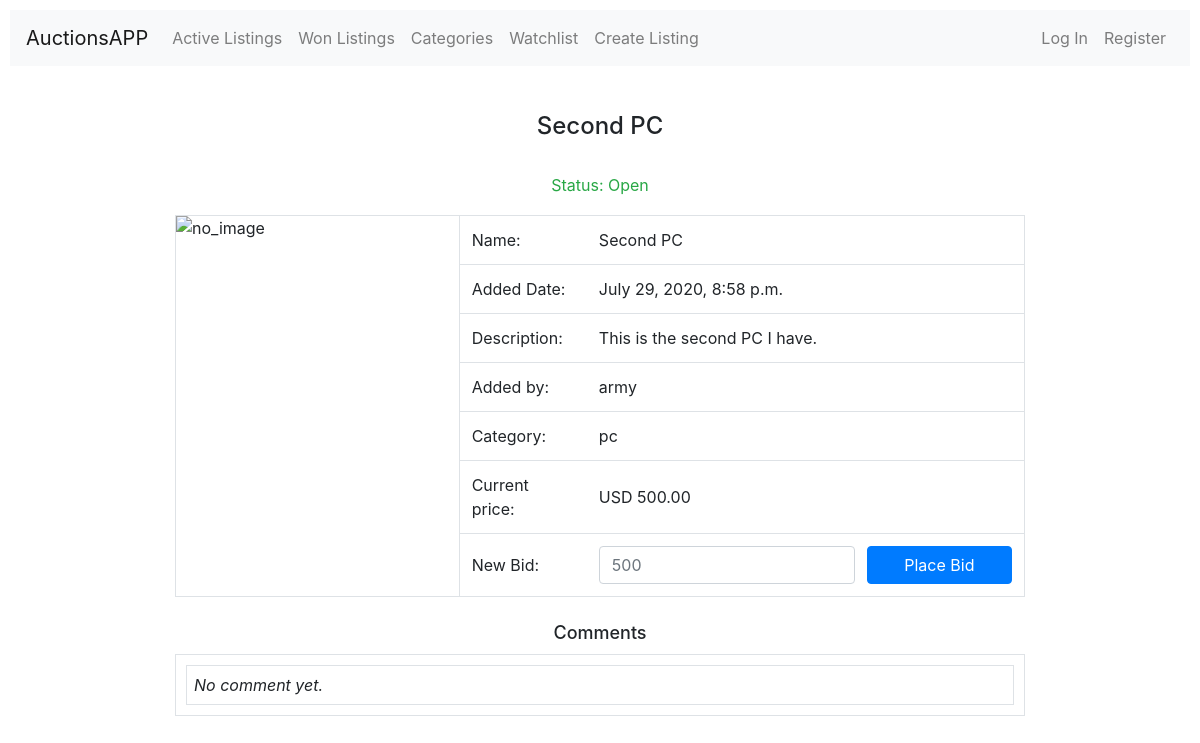
Page /listing/13/ on the earlier database version.
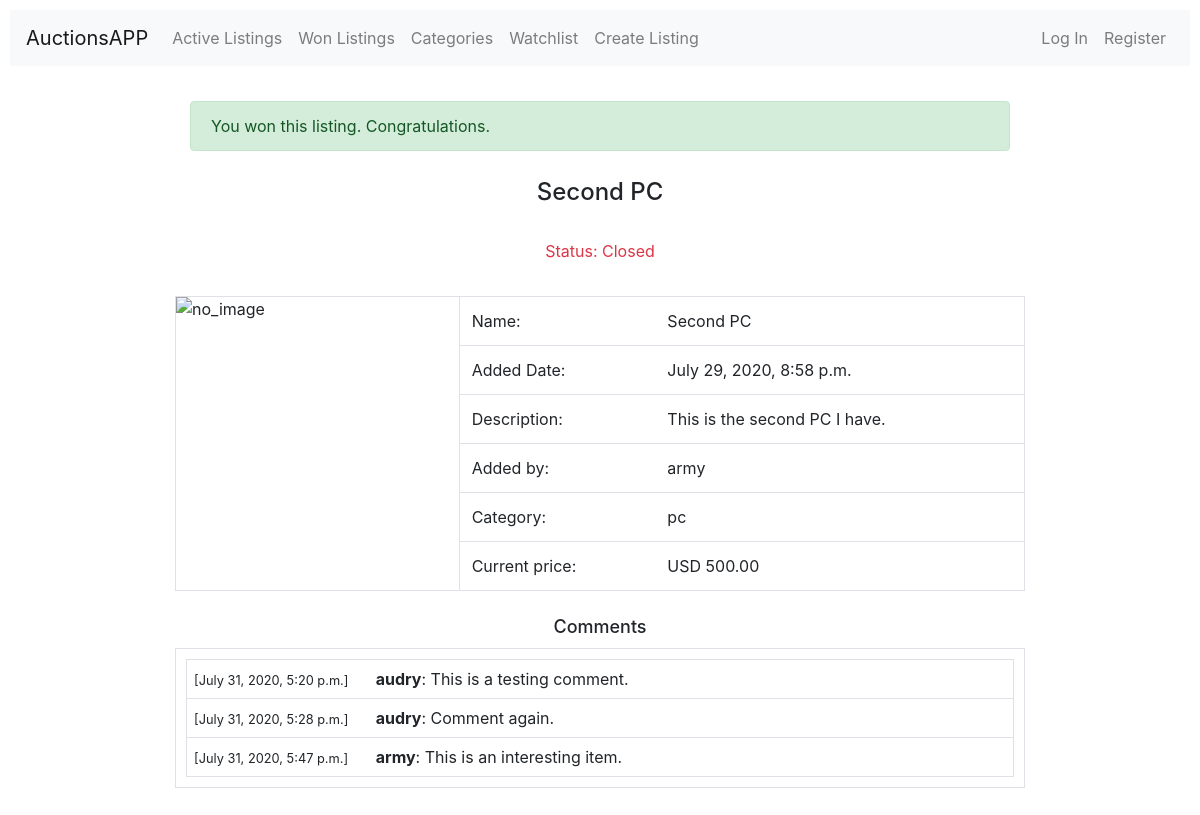
Same page on the later database version.
### auctions/models.py (models this page shows, shortened)
class Listing(models.Model):
    title = models.CharField(max_length=30)
    desc = models.TextField()
    starting_bid = models.PositiveIntegerField()
    image = models.CharField(max_length=1000, blank=True)
    category = models.CharField(max_length=30, blank=True)
    creator = models.ForeignKey(User, on_delete=models.CASCADE, related_name="all_listings")
    active = models.BooleanField(default=True)
    created_at = models.DateTimeField(auto_now_add=True)
    last_bidder = models.ForeignKey(User, on_delete=models.CASCADE, blank=True, null=True)
    current_bid = models.PositiveIntegerField(blank=True, null=True)

class User(AbstractUser):
    def wlAmount(self):
        return len(self.wl_listings.filter(active="True"))

class Comments(models.Model):
    acomment = models.TextField()
    listing = models.ForeignKey(Listing, on_delete=models.CASCADE)
    creator = models.ForeignKey(User, on_delete=models.CASCADE)
    created_at = models.DateTimeField(auto_now_add=True)

### auctions/views.py (the view)
# urls.py: path("listing/<int:listing_id>/", views.listing, name="listing"),
def listing(request, listing_id):
    wls = allWL(request, listing_id, active="NR")
    comments = Comments.objects.filter(listing=Listing.objects.get(id=listing_id))
    if len(wls) == 0:
        not_added = True
    else:
        not_added = False
    return render(request, "auctions/listing.html", {
        "listing": Listing.objects.filter(id=listing_id)[0],
        "not_added": not_added,
        "comments": comments,
    })

### auctions/views.py (called while the page is built, shortened)
def allWL(request, listing_id, active=True, active2=True):
    if not request.user.is_authenticated:
        return []

### auctions/templates/auctions/listing.html (shortened to what the changed rows need)
{% extends "auctions/layout.html" %}
{% block body %}
    <div class="container">
        {% if not listing.active and listing.creator != user %}
            <div class="alert alert-success" role="alert">
                You won this listing. Congratulations.
            </div>
        {% endif %}
        <h2>{{listing.title}}</h2>
        {% if listing.active %}
            <div>
                <p class="text-success top_info">Status: Open</p>
            </div>
        {% else %}
            <div style="margin-bottom: 25px;">
                <div>
                    <p class="text-danger top_info">Status: Closed</p>
                </div>
            </div>
        {% endif %}
        <div class="row border instance_listing">
            <div class="col-4" style="padding: 10px;">
            </div>
            <div class="col-8 border-left" style="padding: 0;">
                <div class="scrollable">
                    <table class="table" style="margin-bottom: 0;">
                        <thead style="width: 100%;">
                            <tr>
                                <td scope="col">Name:</td>
                                <td scope="col" colspan="2">{{listing.title}}</td>
                            </tr>
                        </thead>
                        <tbody style="width: 100%;">
                            <tr>
                                <td>Added Date:</td>
                                <td colspan="2">{{listing.created_at}}</td>
                            </tr>
                            <tr>
                                <td>Description:</td>
                                <td colspan="2">{{listing.desc}}</td>
                            </tr>
                            <tr>
                                <td>Added by:</td>
                                <td colspan="2">{{listing.creator}}</td>
                            </tr>
                            {% if listing.category%}
                                <tr>
                                    <td>Category:</td>
                                    <td colspan="2">{{listing.category}}</td>
                                </tr>
                            {% endif %}
                            <tr>
                                <td>Current price:</td>
                                {% load humanize %}
                                <td colspan="2">USD {{listing.current_bid|floatformat:2|intcomma}}</td>
                            </tr>
                            {% if user != listing.creator and listing.active %}
                                <tr>
                                    <td scope="col">
                                        <form class="form-inline" action="{% url 'new_bid' %}" method="post">
                                            <div class="form-group mb-0">
                                                <label for="new_bid">New Bid:</label>
                                            </div>
                                    </td>
                                    <td scope="col" style="padding-right: 0">
                                            <div class="form-group mx-sm-0 mb-0" style="height: 100%;">
                                                <input style="min-width: 100px; width: 100%;" type="number" class="form-control" id="new_bid" name="bid" required placeholder="{{listing.current_bid}}">
                                            </div>
                                    </td>
                                    <td scope="col" style="width: 30%;">
                                            <button style="width: 100%;" type="submit" class="btn btn-primary mb-0">Place Bid</button>
                                    </td>
                                </tr>
                            {% endif %}
                        </tbody>
                    </table>
                </div>
            </div>
        </div>
        <h3>Comments</h3>
        <div class="row border">
            <span class="border list_comments border-bottom-0 border-top-0">
                <table class="table table_comment" style="border-top: 0; margin-bottom: 0;">
                    <tbody>
                        {% for comment in comments %}
                            <tr class="border-bottom">
                                <td scope="col" style="width: 22%;">
                                    <small>[{{comment.created_at}}]</small>
                                </td>
                                <td scope="col">
                                    <strong>{{comment.creator.username}}</strong>: {{comment.acomment}}
                                </td>
                            </tr>
                        {% empty %}
                            <tr class="border-bottom">
                                <td scope="col" style="width: auto;">
                                    {% if listing.active %}
                                        <i>No comment yet.</i>
                                    {% else %}
                                        <i>No comment.</i>
                                    {% endif %}
                                </td>
                            </tr>
                        {% endfor %}
                    </tbody>
                </table>
            </span>
        </div>
    </div>
{% endblock %}

Differences in the rows shown:
changed Listing "Second PC": active True → False (drawn); bid "500" → (not shown)
added Comments: created_at "July 31, 2020, 5:20 p.m.", creator.username "audry", acomment "This is a testing comment."
added Comments: created_at "July 31, 2020, 5:28 p.m.", creator.username "audry", acomment "Comment again."
added Comments: created_at "July 31, 2020, 5:47 p.m.", creator.username "army", acomment "This is an interesting item."
Other differences:
text no longer shown: "Status: Open New Bid: Place Bid No comment yet."
text now shown: "You won this listing. Congratulations. Status: Closed"
